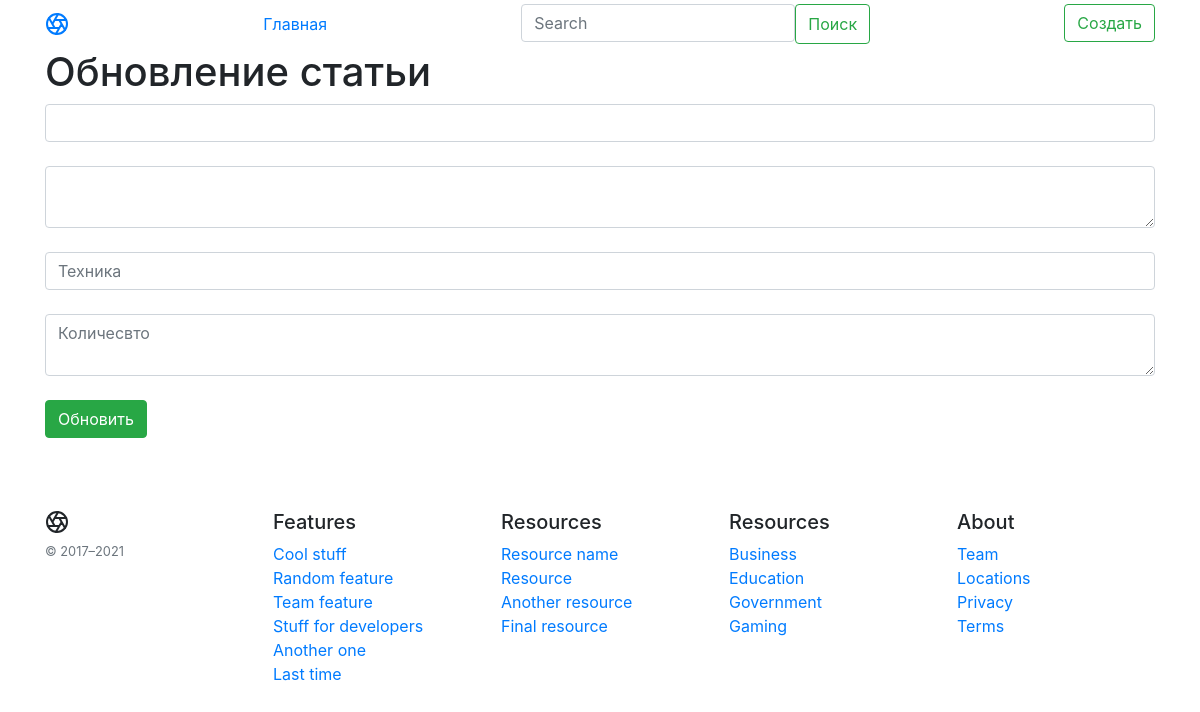
Page /inventory/49/49/add on the earlier database version.
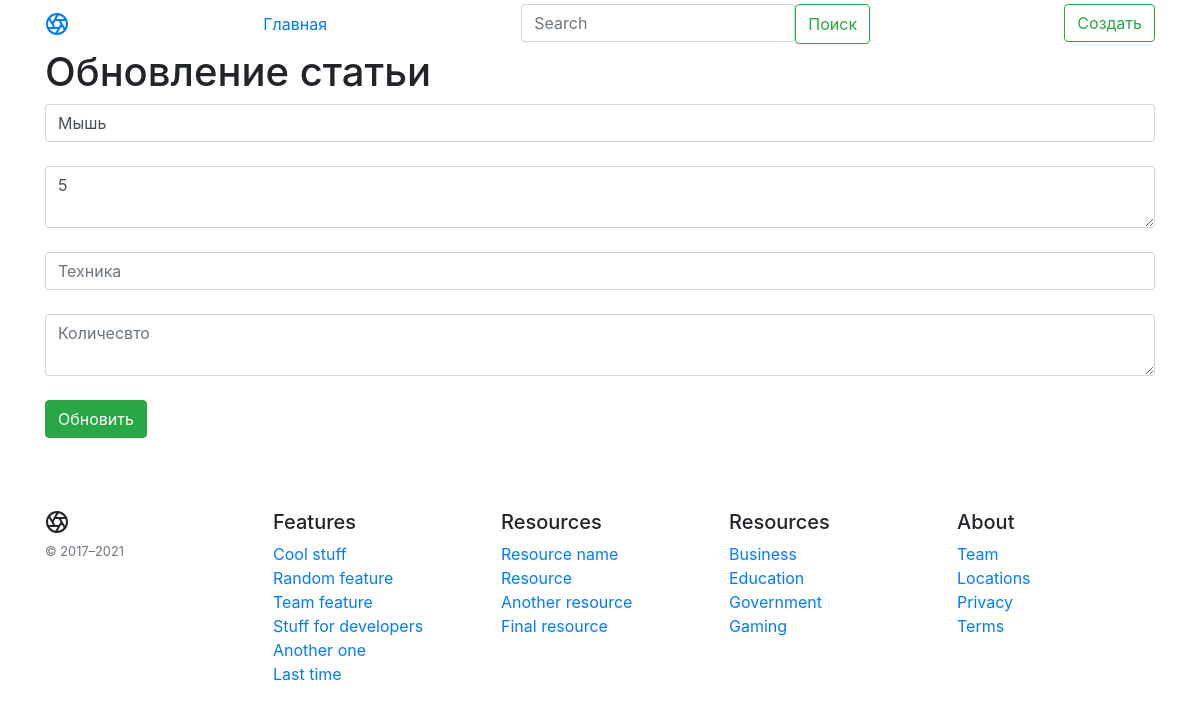
Same page on the later database version.
### main.py (models this page shows, shortened)
class Equipment(db.Model):
    id = db.Column(db.Integer, primary_key=True)
    eq = db.Column(db.String(100), nullable=False)
    col = db.Column(db.Integer, nullable=False)
    user_id = db.Column(db.Integer, db.ForeignKey('article.id'))

### main.py (the view)
@app.route('/inventory/<int:id>/<int:eq_id>/add', methods=['POST', 'GET'])
def addeq(id, eq_id):
    article = Article.query.get(id)
    equipment = Equipment.query.get(eq_id)
    if request.method == 'POST':
        equipment.eq = request.form['eq']
        equipment.col = request.form['col']
        try:
            db.session.add(equipment)
            db.session.commit()
            return redirect('/inventory')
        except:
            db.session.rollback()
            return 'Error'
    else:
        return render_template("addeq.html", equipment=equipment)

### templates/addeq.html (shortened to what this page needs)
{% extends 'base.html' %}
{% block body %}
<div class="container">
    <h1>Обновление статьи</h1>
    <form method="get">
        <input type="text" name="eq" id="eq" class="form-control" value="{{ equipment.eq }}"><br>
        <textarea name="col" id="col" class="form-control">{{ equipment.col }}</textarea><br>
    </form>
    <form method="post">
        <input type="text" name="eq" id="eq" class="form-control" placeholder="Техника"><br>
        <textarea name="col" id="col" class="form-control" placeholder="Количесвто"></textarea><br>
        <input type="submit" class="btn btn-success" value="Обновить"><br><br>
    </form>
</div>
{% endblock %}

Differences in the rows shown:
added Equipment: eq "Мышь", col "5"
